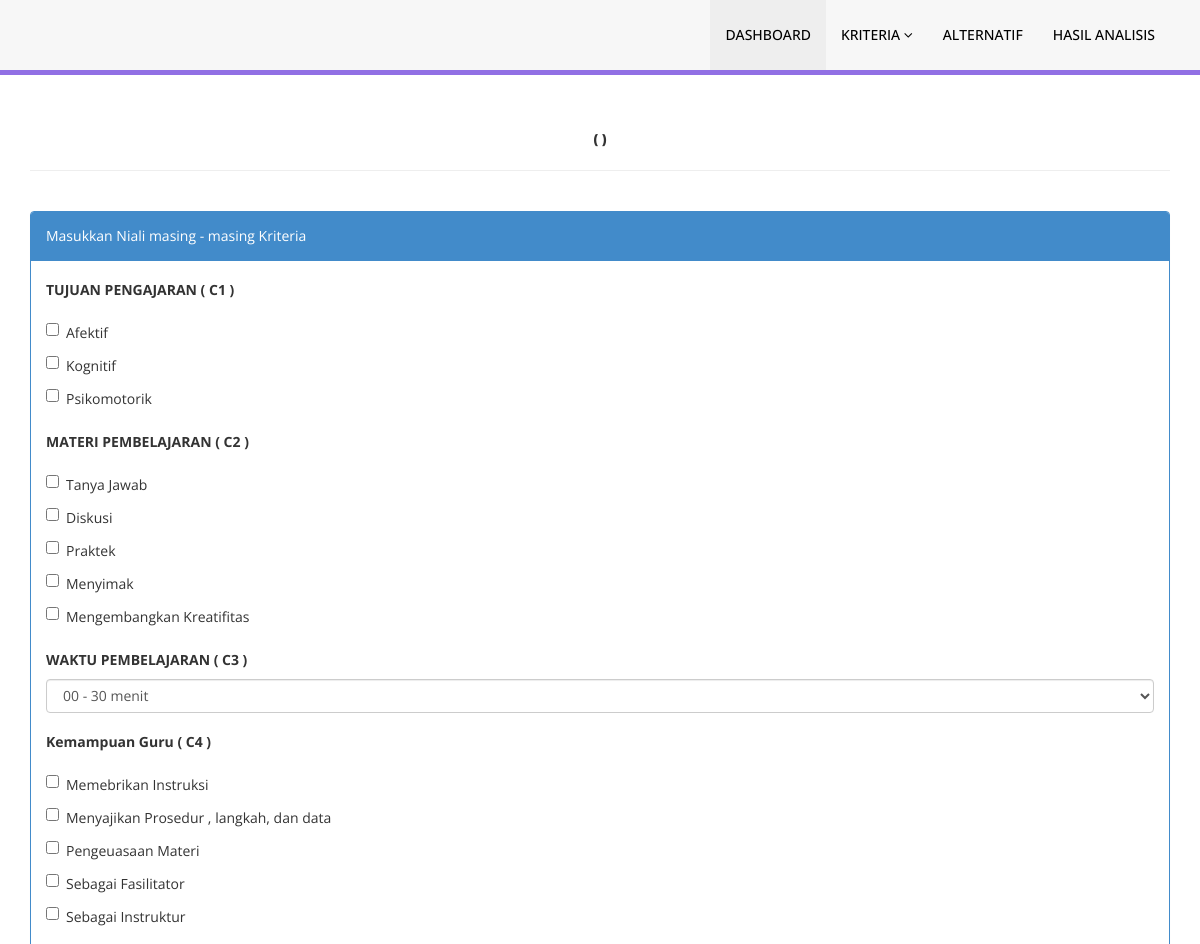
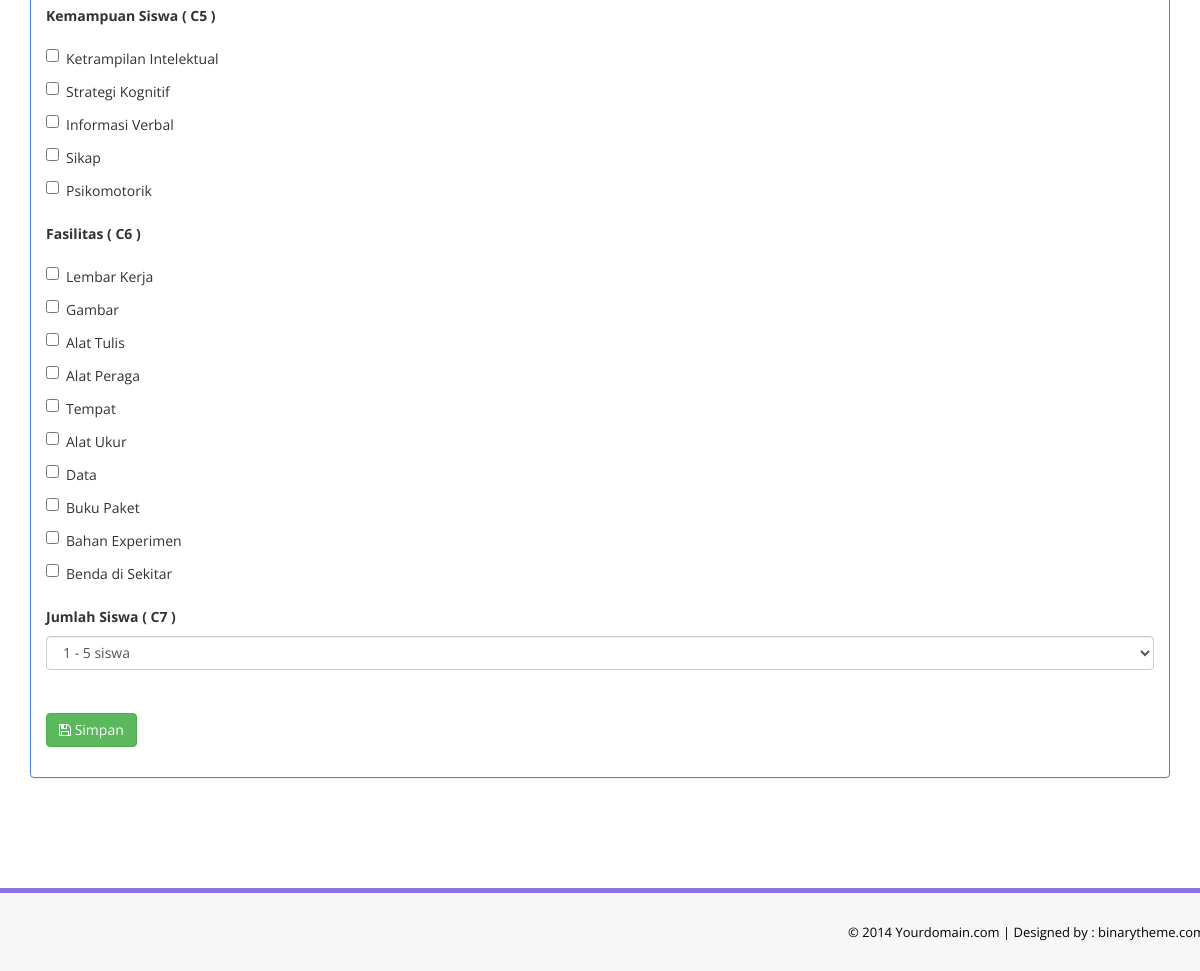
The page /proses_pengisian_nilai.php on the database its author committed (2 pictures, top to bottom).
### tables this page shows
CREATE TABLE `tab_sub` (
  `id_sub` int(100) NOT NULL,
  `nama_sub` varchar(100) NOT NULL,
  `kode_kriteria` varchar(100) NOT NULL
);

### proses_pengisian_nilai.php (the view, shortened to what this page needs)
<!DOCTYPE html>
<html xmlns="http://www.w3.org/1999/xhtml">
<?php include "koneksi.php" ?>
<head>
    <link href="assets/css/bootstrap.css" rel="stylesheet" />
    <link href="assets/css/font-awesome.css" rel="stylesheet" />
    <link href="assets/css/style.css" rel="stylesheet" />
</head>
<body>
<?php include "menu.php" ?>
<?php
    $id_mapel = $_GET['id_mapel'];
    $sql_select = $koneksi->query("SELECT * FROM tab_mata_pelajaran WHERE id_mapel = '$id_mapel'");
    $data_sql = $sql_select->fetch_assoc();
    $nama_mapel = $data_sql['nama_mapel'];
    $nama_sub_mapel = $data_sql['sub_mapel'];
?>
     <div class="content-wrapper">
        <div class="container">
            <div class="row pad-botm">
                <div class="col-md-12">
                    <h4 class="header-line text-center"> <?php echo $nama_mapel; ?> <sub>( <?php echo $nama_sub_mapel; ?> )</sub></h4>
                </div>
            </div>
            <form role="form" action="simpan_nilai.php" method="post">
                <div class="row">
                    <div class="col-md-12 col-sm-12 col-xs-12">
                        <div class="panel panel-primary">
                            <div class="panel-heading">
                                Masukkan Niali masing - masing Kriteria
                            </div>
                            <div class="panel-body">
                                <div class="form-group">
                                    <label>TUJUAN PENGAJARAN ( C1 )</label>
                                    <?php
                                    $sql_c1 = $koneksi->query("SELECT * FROM tab_sub WHERE kode_kriteria = 'C1'");
                                    while($data_c1 = $sql_c1->fetch_assoc()){?>
                                        <div class="checkbox">
                                            <label>
                                                <input type="checkbox" name = "c1[]" value="<?php echo $data_c1['nama_sub'] ?>" /><?php echo $data_c1['nama_sub'] ?>
                                            </label>
                                        </div>
                                    <?php
                                    }
                                    ?>
                                </div>
                                <div class="form-group">
                                    <label>MATERI PEMBELAJARAN ( C2 )</label>
                                    <?php
                                    $sql_c2 = $koneksi->query("SELECT * FROM tab_sub WHERE kode_kriteria = 'C2'");
                                    while($data_c2 = $sql_c2->fetch_assoc()){?>
                                        <div class="checkbox">
                                            <label>
                                                <input type="checkbox" name = "c2[]" value="<?php echo $data_c2['nama_sub'] ?>" /><?php echo $data_c2['nama_sub'] ?>
                                            </label>
                                        </div>
                                    <?php
                                    }
                                    ?>
                                </div>
                                <div class="form-group">
                                    <label>WAKTU PEMBELAJARAN ( C3 )</label>
                                    <select name = "c3" class="form-control">
                                        <?php
                                        $sql_c3 = $koneksi->query("SELECT * FROM tab_penilaian WHERE kode_kriteria = 'C3'");
                                        while($data_c3 = $sql_c3->fetch_assoc()){?>
                                           <option value = "<?php echo $data_c3['range_nilai'] ?>"> <?php echo $data_c3['range_nilai'] ?></option>
                                        <?php
                                        }
                                        ?>
                                    </select>
                                </div>
                                <div class="form-group">
                                    <label> Kemampuan Guru ( C4 )</label>
                                    <?php
                                    $sql_c4 = $koneksi->query("SELECT * FROM tab_sub WHERE kode_kriteria = 'C4'");
                                    while($data_c4 = $sql_c4->fetch_assoc()){?>
                                        <div class="checkbox">
                                            <label>
                                                <input type="checkbox" name = "c4[]" value="<?php echo $data_c4['nama_sub'] ?>" /><?php echo $data_c4['nama_sub'] ?>
                                            </label>
                                        </div>
                                    <?php
                                    }
                                    ?>
                                </div>
                                <div class="form-group">
                                    <label>Kemampuan Siswa ( C5 )</label>
                                    <?php
                                    $sql_c5 = $koneksi->query("SELECT * FROM tab_sub WHERE kode_kriteria = 'C5'");
                                    while($data_c5 = $sql_c5->fetch_assoc()){?>
                                        <div class="checkbox">
                                            <label>
                                                <input type="checkbox" name = "c5[]" value="<?php echo $data_c5['nama_sub'] ?>" /><?php echo $data_c5['nama_sub'] ?>
                                            </label>
                                        </div>
                                    <?php
                                    }
                                    ?>
                                </div>
                                <div class="form-group">
                                    <label> Fasilitas ( C6 )</label>
                                    <?php
                                    $sql_c6 = $koneksi->query("SELECT * FROM tab_sub WHERE kode_kriteria = 'C6'");
                                    while($data_c6 = $sql_c6->fetch_assoc()){?>
                                        <div class="checkbox">
                                            <label>
                                                <input type="checkbox" name = "c6[]" value="<?php echo $data_c6['nama_sub'] ?>" /><?php echo $data_c6['nama_sub'] ?>
                                            </label>
                                        </div>
                                    <?php
                                    }
                                    ?>
                                </div>
                                <div class="form-group">
                                    <label> Jumlah Siswa ( C7 )</label>
                                    <select name = "c7" class="form-control">
                                        <?php
                                        $sql_c7 = $koneksi->query("SELECT * FROM tab_penilaian WHERE kode_kriteria = 'C7'");
                                        while($data_c7 = $sql_c7->fetch_assoc()){?>
                                           <option value = "<?php echo $data_c7['range_nilai'] ?>"> <?php echo $data_c7['range_nilai'] ?></option>
                                        <?php
                                        }
                                        ?>
                                    </select>
                                </div>
                                <br>
                                <div class="form-group">
                                  <button type="submit" class="btn btn-success"><i class="fa fa-save"></i> Simpan</button>
                                </div>
                            </div>
                        </div>
                    </div>
                </div>
            </form>
        </div>
    </div>
    <section class="footer-section">
        <div class="container">
            <div class="row">
                <div class="col-md-12">
                   &copy; 2014 Yourdomain.com |<a href="http://www.binarytheme.com/" target="_blank"  > Designed by : binarytheme.com</a>
                </div>
            </div>
        </div>
    </section>
</body>
</html>

### assets/css/style.css (style rules this page uses)
.content-wrapper { margin-top: 40px; min-height:800px; padding-bottom:90px; }
.header-line { font-weight:900; padding-bottom:25px; border-bottom:1px solid #eeeeee; text-transform:uppercase; }
.pad-botm { padding-bottom:30px; }
.footer-section { padding:25px 50px 25px 50px; color:#000; font-size:13px; background-color: #f7f7f7; text-align:right; border-top:5px solid #9170E4; }
.footer-section a, .footer-section a:hover { color:#000; }

### rows shown on the page
tab_sub: nama_sub "Afektif"
tab_sub: nama_sub "Kognitif"
tab_sub: nama_sub "Psikomotorik"
tab_sub: nama_sub "Tanya Jawab"
tab_sub: nama_sub "Diskusi"
tab_sub: nama_sub "Praktek"
tab_sub: nama_sub "Menyimak"
tab_sub: nama_sub "Mengembangkan Kreatifitas"
tab_sub: nama_sub "Memebrikan Instruksi"
tab_sub: nama_sub "Menyajikan Prosedur , langkah, dan data"
tab_sub: nama_sub "Pengeuasaan Materi"
tab_sub: nama_sub "Sebagai Fasilitator"
tab_sub: nama_sub "Sebagai Instruktur"
tab_sub: nama_sub "Ketrampilan Intelektual"
tab_sub: nama_sub "Strategi Kognitif"
tab_sub: nama_sub "Informasi Verbal"
tab_sub: nama_sub "Sikap"
tab_sub: nama_sub "Psikomotorik"
tab_sub: nama_sub "Lembar Kerja"
tab_sub: nama_sub "Gambar"
tab_sub: nama_sub "Alat Tulis"
tab_sub: nama_sub "Alat Peraga"
tab_sub: nama_sub "Tempat"
tab_sub: nama_sub "Alat Ukur"
tab_sub: nama_sub "Data"
tab_sub: nama_sub "Buku Paket"
tab_sub: nama_sub "Bahan Experimen"
tab_sub: nama_sub "Benda di Sekitar"

### other values the page prints
form field c3 "00 - 30 menit"
form field c7 "1 - 5 siswa"
